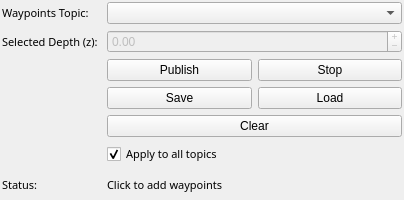
<?xml version="1.0" encoding="UTF-8"?>
<ui version="4.0">

  <!--
  @file coug_waypoints_config.ui
  @brief UI for the CougWaypointsPlugin.
  @author Nelson Durrant
  @date Jan 2026
  -->

 <class>coug_waypoints_config</class>
 <widget class="QWidget" name="coug_waypoints_config">
  <property name="geometry">
   <rect>
    <x>0</x>
    <y>0</y>
    <width>404</width>
    <height>200</height>
   </rect>
  </property>

  <property name="windowTitle">
   <string>Form</string>
  </property>
  <property name="styleSheet">
   <string notr="true"/>
  </property>
  <layout class="QGridLayout" name="gridLayout">
   <property name="leftMargin">
    <number>2</number>
   </property>
   <property name="topMargin">
    <number>2</number>
   </property>
   <property name="rightMargin">
    <number>2</number>
   </property>
   <property name="bottomMargin">
    <number>2</number>
   </property>
   <property name="verticalSpacing">
    <number>6</number>
   </property>
   
   <!-- Row 0: Waypoints Topic Selection -->
   <item row="0" column="0">
    <widget class="QLabel" name="label_topic">
     <property name="font">
      <font>
       <family>Sans Serif</family>
       <pointsize>8</pointsize>
      </font>
     </property>
     <property name="text">
      <string>Waypoints Topic:</string>
     </property>
    </widget>
   </item>
   <item row="0" column="1" colspan="3">
    <widget class="QComboBox" name="topic_selector">
     <property name="editable">
      <bool>false</bool>
     </property>
    </widget>
   </item>

   <!-- Row 1: Selected Depth -->
   <item row="1" column="0">
    <widget class="QLabel" name="label_selected">
     <property name="font">
      <font>
       <family>Sans Serif</family>
       <pointsize>8</pointsize>
      </font>
     </property>
     <property name="text">
      <string>Selected Depth (z):</string>
     </property>
    </widget>
   </item>
   <item row="1" column="1" colspan="3">
    <widget class="QDoubleSpinBox" name="depth_editor">
     <property name="enabled">
      <bool>false</bool>
     </property>
     <property name="decimals">
      <number>2</number>
     </property>
     <property name="minimum">
      <double>-9999.990000000000009</double>
     </property>
     <property name="maximum">
      <double>9999.990000000000009</double>
     </property>
     <property name="buttonSymbols">
      <enum>QAbstractSpinBox::PlusMinus</enum>
     </property>
    </widget>
   </item>

   <!-- Row 2: Publish / Stop -->
   <item row="2" column="1" colspan="3">
    <layout class="QHBoxLayout" name="horizontalLayout_pub_stop">
     <item>
      <widget class="QPushButton" name="publish">
       <property name="text">
        <string>Publish</string>
       </property>
      </widget>
     </item>
     <item>
      <widget class="QPushButton" name="stop">
       <property name="text">
        <string>Stop</string>
       </property>
      </widget>
     </item>
    </layout>
   </item>

   <!-- Row 3: Save / Load -->
   <item row="3" column="1" colspan="3">
    <layout class="QHBoxLayout" name="horizontalLayout_file">
     <item>
      <widget class="QPushButton" name="save">
       <property name="text">
        <string>Save</string>
       </property>
      </widget>
     </item>
     <item>
      <widget class="QPushButton" name="load">
       <property name="text">
        <string>Load</string>
       </property>
      </widget>
     </item>
    </layout>
   </item>

   <!-- Row 4: Clear -->
   <item row="4" column="1" colspan="3">
    <widget class="QPushButton" name="clear">
     <property name="text">
      <string>Clear</string>
     </property>
    </widget>
   </item>

   <!-- Row 5: Checkbox -->
   <item row="5" column="1" colspan="3">
    <widget class="QCheckBox" name="apply_all">
     <property name="font">
      <font>
       <family>Sans Serif</family>
       <pointsize>8</pointsize>
      </font>
     </property>
     <property name="text">
      <string>Apply to all topics</string>
     </property>
     <property name="checked">
      <bool>true</bool>
     </property>
    </widget>
   </item>

   <!-- Row 6: Status -->
   <item row="6" column="0">
    <widget class="QLabel" name="label_2">
     <property name="font">
      <font>
       <family>Sans Serif</family>
       <pointsize>8</pointsize>
      </font>
     </property>
     <property name="text">
      <string>Status:</string>
     </property>
    </widget>
   </item>
   <item row="6" column="1" colspan="3">
    <widget class="QLabel" name="status">
     <property name="font">
      <font>
       <family>Sans Serif</family>
       <pointsize>8</pointsize>
      </font>
     </property>
     <property name="styleSheet">
      <string notr="true"/>
     </property>
     <property name="text">
      <string>Click to add waypoints</string>
     </property>
     <property name="wordWrap">
      <bool>true</bool>
     </property>
     <property name="alignment">
       <set>Qt::AlignLeading|Qt::AlignLeft|Qt::AlignVCenter</set>
     </property>
    </widget>
   </item>

  </layout>
 </widget>

 <resources/>
 <connections/>
</ui>
